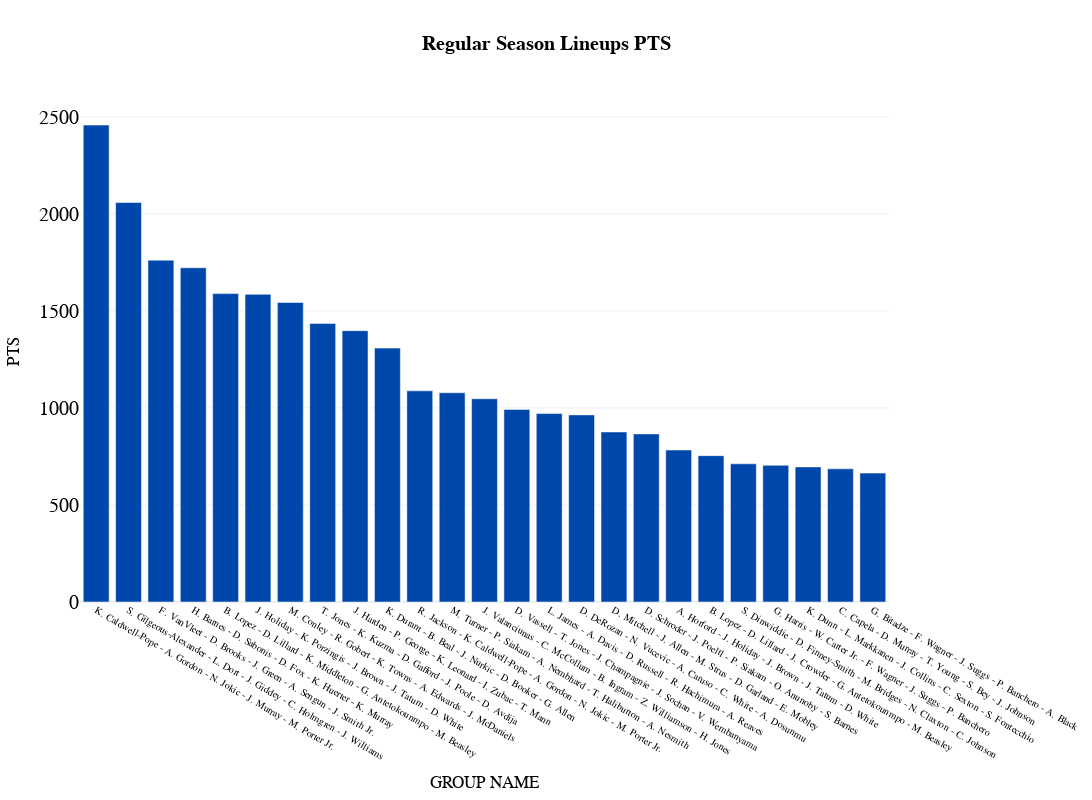

The notebook cell saved with this chart:
### Code cell
fig_bar = px.bar(
  df_totals[df_totals["MIN"]>100].sort_values(by=sort_category, ascending=False).head(25),
  x='GROUP NAME', 
  y=sort_category,
  # color='TEAM ABBREVIATION',
  color_discrete_map=team_color_dict,     
  title="<b>{} Lineups {}</b>".format(types,sort_category),
  template="plotly_white",
  hover_data=['GROUP NAME', 'TEAM ABBREVIATION',
       'GP', 'W', 'L', 'MIN', 'FGM', 'FGA', 'FG PCT', 'FG3M', 'FG3A',
       'FG3 PCT', 'FTM', 'FTA', 'FT PCT', 'OREB', 'DREB', 'REB', 'AST', 'TOV',
       'STL', 'BLK', 'BLKA', 'PF', 'PFD', 'PTS', 'PLUS MINUS'], 
  height=800, 
  width=1200,
  )

fig_bar.update_layout(
    title_x=0.5,
    hoverlabel=dict(
        bgcolor="white",
        font_size=16,
        font_family="PT Sans Narrow"
    ),
    yaxis = dict(tickfont = dict(size=20)),
    xaxis = dict(tickfont = dict(size=10)),
    font=dict(
        family="PT Sans Narrow",
        size=14,
        color="Black"
    ),
    title_font_family="PT Sans Narrow"
)
fig_bar.update_traces(marker_color='#0047ab')
fig_bar

### Figure 1 — Plotly figure (JSON) as saved in the notebook; plotly's stock layout.template omitted (floating-point values rounded to 4 significant figures; data arrays with more than 128 entries replaced by an {"elided": "..."} marker saying what was removed)
{"data": [{"alignmentgroup": "True", "customdata": {"elided": "25x25 mixed values"}, "hovertemplate": "GROUP NAME=%{x}<br>PTS=%{y}<br>TEAM ABBREVIATION=%{customdata[0]}<br>GP=%{customdata[1]}<br>W=%{customdata[2]}<br>L=%{customdata[3]}<br>MIN=%{customdata[4]}<br>FGM=%{customdata[5]}<br>FGA=%{customdata[6]}<br>FG PCT=%{customdata[7]}<br>FG3M=%{customdata[8]}<br>FG3A=%{customdata[9]}<br>FG3 PCT=%{customdata[10]}<br>FTM=%{customdata[11]}<br>FTA=%{customdata[12]}<br>FT PCT=%{customdata[13]}<br>OREB=%{customdata[14]}<br>DREB=%{customdata[15]}<br>REB=%{customdata[16]}<br>AST=%{customdata[17]}<br>TOV=%{customdata[18]}<br>STL=%{customdata[19]}<br>BLK=%{customdata[20]}<br>BLKA=%{customdata[21]}<br>PF=%{customdata[22]}<br>PFD=%{customdata[23]}<br>PLUS MINUS=%{customdata[24]}<extra></extra>", "legendgroup": "", "marker": {"color": "#0047ab", "pattern": {"shape": ""}}, "name": "", "offsetgroup": "", "orientation": "v", "showlegend": false, "textposition": "auto", "type": "bar", "x": ["K. Caldwell-Pope - A. Gordon - N. Jokic - J. Murray - M. Porter Jr.", "S. Gilgeous-Alexander - L. Dort - J. Giddey - C. Holmgren - J. Williams", "F. VanVleet - D. Brooks - J. Green - A. Sengun - J. Smith Jr.", "H. Barnes - D. Sabonis - D. Fox - K. Huerter - K. Murray", "B. Lopez - D. Lillard - K. Middleton - G. Antetokounmpo - M. Beasley", "J. Holiday - K. Porzingis - J. Brown - J. Tatum - D. White", "M. Conley - R. Gobert - K. Towns - A. Edwards - J. McDaniels", "T. Jones - K. Kuzma - D. Gafford - J. Poole - D. Avdija", "J. Harden - P. George - K. Leonard - I. Zubac - T. Mann", "K. Durant - B. Beal - J. Nurkic - D. Booker - G. Allen", "R. Jackson - K. Caldwell-Pope - A. Gordon - N. Jokic - M. Porter Jr.", "M. Turner - P. Siakam - A. Nembhard - T. Haliburton - A. Nesmith", "J. Valanciunas - C. McCollum - B. Ingram - Z. Williamson - H. Jones", "D. Vassell - T. Jones - J. Champagnie - J. Sochan - V. Wembanyama", "L. James - A. Davis - D. Russell - R. Hachimura - A. Reaves", "D. DeRozan - N. Vucevic - A. Caruso - C. White - A. Dosunmu", "D. Mitchell - J. Allen - M. Strus - D. Garland - E. Mobley", "D. Schroder - J. Poeltl - P. Siakam - O. Anunoby - S. Barnes", "A. Horford - J. Holiday - J. Brown - J. Tatum - D. White", "B. Lopez - D. Lillard - J. Crowder - G. Antetokounmpo - M. Beasley", "S. Dinwiddie - D. Finney-Smith - M. Bridges - N. Claxton - C. Johnson", "G. Harris - W. Carter Jr. - F. Wagner - J. Suggs - P. Banchero", "K. Dunn - L. Markkanen - J. Collins - C. Sexton - S. Fontecchio", "C. Capela - D. Murray - T. Young - S. Bey - J. Johnson", "G. Bitadze - F. Wagner - J. Suggs - P. Banchero - A. Black"], "xaxis": "x", "y": [2457, 2058, 1761, 1722, 1589, 1585, 1543, 1435, 1398, 1308, 1088, 1078, 1047, 992, 971, 964, 876, 866, 783, 754, 712, 704, 696, 686, 664], "yaxis": "y"}], "layout": {"barmode": "relative", "font": {"color": "Black", "family": "PT Sans Narrow", "size": 14}, "height": 800, "hoverlabel": {"bgcolor": "white", "font": {"family": "PT Sans Narrow", "size": 16}}, "legend": {"tracegroupgap": 0}, "title": {"font": {"family": "PT Sans Narrow"}, "text": "<b>Regular Season Lineups PTS</b>", "x": 0.5}, "width": 1200, "xaxis": {"anchor": "y", "domain": [0, 1], "tickfont": {"size": 10}, "title": {"text": "GROUP NAME"}}, "yaxis": {"anchor": "x", "domain": [0, 1], "tickfont": {"size": 20}, "title": {"text": "PTS"}}}}
